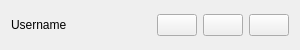
<?xml version="1.0" encoding="UTF-8"?>
<ui version="4.0">
 <class>Answer</class>
 <widget class="QWidget" name="Answer">
  <property name="geometry">
   <rect>
    <x>0</x>
    <y>0</y>
    <width>300</width>
    <height>50</height>
   </rect>
  </property>
  <property name="sizePolicy">
   <sizepolicy hsizetype="Expanding" vsizetype="Preferred">
    <horstretch>0</horstretch>
    <verstretch>0</verstretch>
   </sizepolicy>
  </property>
  <property name="minimumSize">
   <size>
    <width>300</width>
    <height>50</height>
   </size>
  </property>
  <property name="windowTitle">
   <string>Answer</string>
  </property>
  <layout class="QHBoxLayout" name="horizontalLayout">
   <item>
    <widget class="QLabel" name="username">
     <property name="text">
      <string>Username</string>
     </property>
    </widget>
   </item>
   <item>
    <widget class="QPushButton" name="editButton">
     <property name="sizePolicy">
      <sizepolicy hsizetype="Maximum" vsizetype="Fixed">
       <horstretch>0</horstretch>
       <verstretch>0</verstretch>
      </sizepolicy>
     </property>
     <property name="toolTip">
      <string>Изменить</string>
     </property>
     <property name="icon">
      <iconset resource="../../../src.qrc">
       <normaloff>:/src/src/edit.png</normaloff>:/src/src/edit.png</iconset>
     </property>
    </widget>
   </item>
   <item>
    <widget class="QPushButton" name="viewButton">
     <property name="sizePolicy">
      <sizepolicy hsizetype="Maximum" vsizetype="Fixed">
       <horstretch>0</horstretch>
       <verstretch>0</verstretch>
      </sizepolicy>
     </property>
     <property name="toolTip">
      <string>Просмотреть</string>
     </property>
     <property name="icon">
      <iconset resource="../../../src.qrc">
       <normaloff>:/src/src/view.png</normaloff>:/src/src/view.png</iconset>
     </property>
    </widget>
   </item>
   <item>
    <widget class="QPushButton" name="deleteButton">
     <property name="sizePolicy">
      <sizepolicy hsizetype="Maximum" vsizetype="Fixed">
       <horstretch>0</horstretch>
       <verstretch>0</verstretch>
      </sizepolicy>
     </property>
     <property name="toolTip">
      <string>Удалить</string>
     </property>
     <property name="icon">
      <iconset resource="../../../src.qrc">
       <normaloff>:/src/src/delete.png</normaloff>:/src/src/delete.png</iconset>
     </property>
    </widget>
   </item>
  </layout>
 </widget>
 <resources>
  <include location="../../../src.qrc"/>
 </resources>
 <connections/>
</ui>
